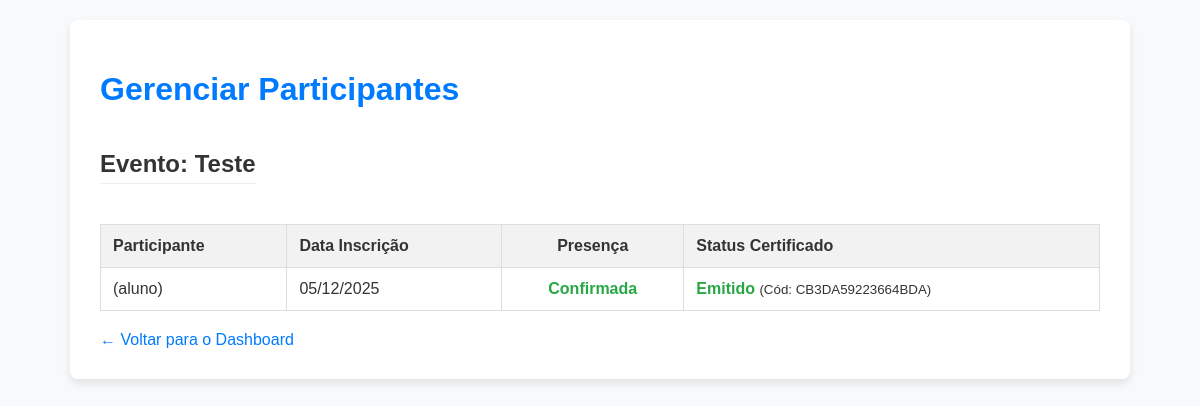
Page /evento/2/participantes/ (signed in) on the committed database.
### sgea_app/models.py (models this page shows, shortened)
class Evento(models.Model):
    TIPO_EVENTO_CHOICES = (
        ('seminario', 'Seminário'),
        ('palestra', 'Palestra'),
        ('congresso', 'Congresso'),
        ('workshop', 'Workshop'),
        ('outro', 'Outro'),
    )
    nome = models.CharField(max_length=200, help_text="Nome ou título do evento.")
    tipo_evento = models.CharField(max_length=50, choices=TIPO_EVENTO_CHOICES, help_text="Tipo do evento (ex: seminário, palestra).")
    data_inicio = models.DateTimeField(help_text="Data e hora de início do evento.")
    data_fim = models.DateTimeField(help_text="Data e hora de término do evento.")
    local = models.CharField(max_length=255, help_text="Local onde o evento ocorrerá.")
    quantidade_participantes = models.PositiveIntegerField(
        default=0,
        validators=[MinValueValidator(0)],
        help_text="Número máximo de participantes permitidos.")
    banner = models.ImageField(
        upload_to='eventos/banners/',
        blank=True,
        null=True,
        help_text="Imagem promocional do evento (apenas .jpg, .png, .jpeg).",
        validators=[FileExtensionValidator(allowed_extensions=['jpg', 'jpeg', 'png'])]
    )
    organizador = models.ForeignKey(
        settings.AUTH_USER_MODEL,
        on_delete=models.SET_NULL,
        null=True,
        related_name='eventos_organizados',
        limit_choices_to={'perfil': 'organizador'},
        help_text="Organizador responsável pelo evento."
    )
    participantes = models.ManyToManyField(
        settings.AUTH_USER_MODEL,
        through='Inscricao',
        related_name='eventos_inscritos',
        blank=True
    )
    professor_responsavel = models.ForeignKey(
        settings.AUTH_USER_MODEL,
        on_delete=models.SET_NULL,
        null=True,
        related_name='eventos_responsavel',
        limit_choices_to={'perfil': 'professor'},
        help_text="Professor responsável pelo evento."
    )
    data_criacao = models.DateTimeField(auto_now_add=True)
    data_atualizacao = models.DateTimeField(auto_now=True)
    class Meta:
        db_table = "evento"
        ordering = ["-data_inicio", "nome"]
        verbose_name = "Evento"
        verbose_name_plural = "Eventos"

class Inscricao(models.Model):
    usuario = models.ForeignKey(settings.AUTH_USER_MODEL, on_delete=models.CASCADE, related_name="inscricoes")
    evento = models.ForeignKey(Evento, on_delete=models.CASCADE, related_name="inscricoes")
    data_inscricao = models.DateTimeField(auto_now_add=True)
    presenca = models.BooleanField(default=False, help_text="Indica se o participante esteve presente no evento.")
    class Meta:
        db_table = "inscricao"
        verbose_name = "Inscrição"
        verbose_name_plural = "Inscrições"
        unique_together = ('usuario', 'evento') # Garante que um usuário só se inscreva uma vez por evento

class Usuario(AbstractUser):
    PERFIL_CHOICES = (
        ('aluno', 'Aluno'),
        ('professor', 'Professor'),
        ('organizador', 'Organizador'),
    )
    telefone = models.CharField(max_length=15, blank=True, null=True, help_text="Telefone de contato do usuário.")
    instituicao_ensino = models.CharField(max_length=255, blank=True, null=True, help_text="Instituição de ensino (obrigatório para alunos e professores).")
    perfil = models.CharField(max_length=15, choices=PERFIL_CHOICES, default='aluno', help_text="Perfil do usuário no sistema.")
    class Meta:
        db_table = "usuario"
        verbose_name = "Usuário"
        verbose_name_plural = "Usuários"

class Certificado(models.Model):
    inscricao = models.OneToOneField(Inscricao, on_delete=models.CASCADE, primary_key=True, help_text="A inscrição que deu origem a este certificado.")
    codigo_validacao = models.CharField(max_length=50, unique=True, help_text="Código único para validação do certificado.")
    data_emissao = models.DateTimeField(auto_now_add=True)
    class Meta:
        db_table = "certificado"
        verbose_name = "Certificado"
        verbose_name_plural = "Certificados"

### sgea_app/views.py (the view)
# urls.py: path('evento/<int:pk>/participantes/', views.gerenciar_participantes, name='gerenciar_participantes'),
@login_required
def gerenciar_participantes(request, pk):
    evento = get_object_or_404(Evento, pk=pk)
    if evento.organizador != request.user:
        return redirect('organizador_dashboard')
    if evento.data_fim < timezone.now():
        pendentes = Inscricao.objects.filter(evento=evento, presenca=True, certificado__isnull=True)
        for insc in pendentes:
            verificar_e_gerar_certificado(insc)
    inscricoes = Inscricao.objects.filter(evento=evento).select_related('usuario', 'certificado').order_by('usuario__first_name')
    context = {
        'evento': evento,
        'inscricoes': inscricoes
    }
    return render(request, 'sgea_app/eventos/gerenciar_participantes.html', context)

### sgea_app/templates/sgea_app/eventos/gerenciar_participantes.html (shortened to what this page needs)
<!DOCTYPE html>
<html lang="pt-br">
<head>
</head>
<body>
    <div class="container">
        <h1>Gerenciar Participantes</h1>
        <div class="header-actions">
            <h2>Evento: {{ evento.nome }}</h2>
        </div>
        {% if inscricoes %}
            <table class="table">
                <thead>
                    <tr>
                        <th>Participante</th>
                        <th>Data Inscrição</th>
                        <th style="text-align: center;">Presença</th>
                        <th>Status Certificado</th>
                    </tr>
                </thead>
                <tbody>
                    {% for inscricao in inscricoes %}
                    <tr>
                        <td>{{ inscricao.usuario.first_name }} ({{ inscricao.usuario.username }})</td>
                        <td>{{ inscricao.data_inscricao|date:"d/m/Y" }}</td>
                        <td style="text-align: center;">
                            {% if inscricao.certificado %}
                                <span class="status-emitted">Confirmada</span>
                            {% else %}
                                <a href="{% url 'marcar_presenca' inscricao.pk %}" class="btn {% if inscricao.presenca %}btn-success{% else %}btn-secondary{% endif %}">
                                    {% if inscricao.presenca %}Confirmada{% else %}Ausente{% endif %}
                                </a>
                            {% endif %}
                        </td>
                        <td>
                            {% if inscricao.certificado %}
                                <span class="status-emitted">Emitido</span>
                                <small>(Cód: {{ inscricao.certificado.codigo_validacao }})</small>
                            {% else %}
                                {% if inscricao.presenca %}
                                    <span style="color: #ffc107; font-weight:bold;">Aguardando Geração</span>
                                {% else %}
                                    <span style="color: #999;">Pendente Presença</span>
                                {% endif %}
                            {% endif %}
                        </td>
                    </tr>
                    {% endfor %}
                </tbody>
            </table>
        {% else %}
            <p>Nenhum participante inscrito neste evento ainda.</p>
        {% endif %}
        <a href="{% url 'organizador_dashboard' %}" class="back-link">&larr; Voltar para o Dashboard</a>
    </div>
</body>
</html>

### sgea_app/templates/sgea_app/eventos/gerenciar_participantes.html (style rules this page uses)
body { font-family: Arial, sans-serif; background-color: #f8f9fa; margin: 0; padding: 20px; color: #333; }
.container { max-width: 1000px; margin: auto; background: #fff; padding: 30px; border-radius: 8px; box-shadow: 0 4px 8px rgba(0,0,0,0.1); }
h1 { color: #007bff; }
h2 { border-bottom: 1px solid #eee; padding-bottom: 5px; margin-bottom: 20px; }
.header-actions { display: flex; justify-content: space-between; align-items: center; margin-bottom: 20px; }
.table { width: 100%; border-collapse: collapse; }
.table th, .table td { padding: 12px; border: 1px solid #ddd; text-align: left; }
.table th { background-color: #f2f2f2; }
.status-emitted { color: #28a745; font-weight: bold; }
.back-link { display: inline-block; margin-top: 20px; color: #007bff; text-decoration: none; }

### rows in the picture
Evento: nome "Teste"
Inscricao: usuario.username "aluno", data_inscricao "05/12/2025", shows "Confirmada", certificado.codigo_validacao "CB3DA59223664BDA"
